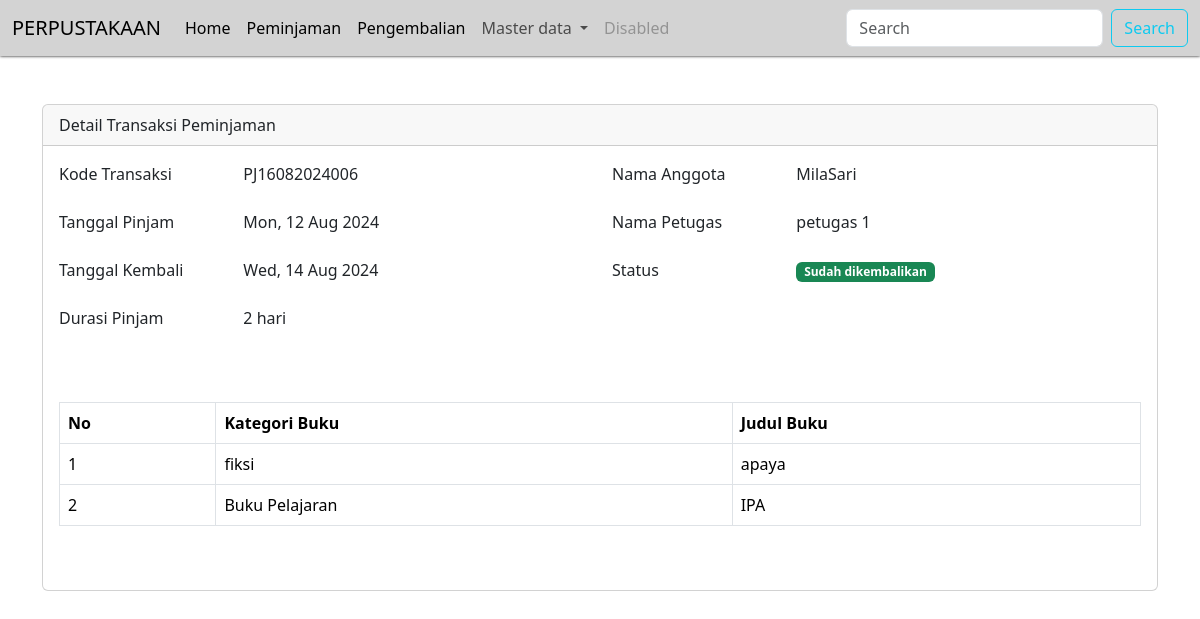
/?pg=tambah-peminjaman&detail=10, run on the app's committed database.
### tables this page shows
CREATE TABLE `peminjaman` (
  `id` int(11) NOT NULL,
  `id_anggota` int(11) NOT NULL,
  `id_user` int(11) NOT NULL,
  `kode_transaksi` varchar(30) NOT NULL,
  `tgl_pinjam` date NOT NULL,
  `tgl_kembali` date NOT NULL,
  `status` tinyint(11) NOT NULL,
  `created_at` timestamp NOT NULL DEFAULT current_timestamp(),
  `updated_at` timestamp NOT NULL DEFAULT current_timestamp() ON UPDATE current_timestamp(),
  `deleted_at` tinyint(1) DEFAULT 0
);

CREATE TABLE `anggota` (
  `id` int(11) NOT NULL,
  `nisn` varchar(16) NOT NULL,
  `nama_lengkap` varchar(50) NOT NULL,
  `jenis_kelamin` enum('Laki-laki','Perempuan') NOT NULL,
  `no_telp` varchar(13) NOT NULL,
  `alamat` text NOT NULL,
  `created_at` timestamp NOT NULL DEFAULT current_timestamp(),
  `update_at` timestamp NOT NULL DEFAULT current_timestamp() ON UPDATE current_timestamp()
);

CREATE TABLE `user` (
  `id` int(11) NOT NULL,
  `id_level` int(11) NOT NULL,
  `nama_lengkap` varchar(50) NOT NULL,
  `email` varchar(50) NOT NULL,
  `password` varchar(100) NOT NULL,
  `created_at` timestamp NOT NULL DEFAULT current_timestamp(),
  `updated_at` timestamp NOT NULL DEFAULT current_timestamp() ON UPDATE current_timestamp()
);

CREATE TABLE `detail_peminjaman` (
  `id` int(11) NOT NULL,
  `id_peminjaman` int(11) NOT NULL,
  `id_buku` int(11) NOT NULL,
  `id_kategori` int(11) NOT NULL
);

CREATE TABLE `kategori` (
  `id` int(11) NOT NULL,
  `nama_kategori` varchar(50) NOT NULL,
  `keterangan` text NOT NULL,
  `created_at` timestamp NOT NULL DEFAULT current_timestamp(),
  `updated_at` timestamp NOT NULL DEFAULT current_timestamp() ON UPDATE current_timestamp()
);

CREATE TABLE `buku` (
  `id` int(11) NOT NULL,
  `id_kategori` int(11) NOT NULL,
  `judul` varchar(50) NOT NULL,
  `jumlah` int(11) NOT NULL,
  `penerbit` varchar(50) NOT NULL,
  `tahun_terbit` varchar(5) NOT NULL,
  `penulis` varchar(100) NOT NULL,
  `created_at` timestamp NOT NULL DEFAULT current_timestamp(),
  `updated_at` timestamp NOT NULL DEFAULT current_timestamp() ON UPDATE current_timestamp()
);

### content/tambah-peminjaman.php (the view, shortened to what this page needs)
<?php
if (isset($_GET['detail'])) {
    $id = $_GET['detail'];
    $Detail = mysqli_query($koneksi, "SELECT anggota.nama_lengkap as nama_anggota, peminjaman.*, user.nama_lengkap FROM peminjaman LEFT JOIN anggota ON anggota.id = peminjaman.id_anggota LEFT JOIN user ON user.id WHERE peminjaman.id = '$id'");
    $rowDetail = mysqli_fetch_assoc($Detail);
    $tanggal_pinjam = $rowDetail['tgl_pinjam'];
    $tanggal_kembali = $rowDetail['tgl_kembali'];
    $date_pinjam = new DateTime($tanggal_pinjam);
    $date_kembali = new DateTime($tanggal_kembali);
    $interval = $date_pinjam->diff($date_kembali);
    $queryDetail = mysqli_query($koneksi, "SELECT * FROM detail_peminjaman LEFT JOIN buku ON buku.id = detail_peminjaman.id_buku LEFT JOIN kategori ON kategori.id = buku.id_kategori  WHERE id_peminjaman='$id'");
}
?>
<?php if (isset($_GET['detail'])): ?>
    <div class="container mt-5">
        <div class="row">
            <div class="col-sm-12">
                <div class="card">
                    <div class="card-header">Detail Transaksi Peminjaman</div>
                    <div class="card-body">
                        <div class="mb-3 row">
                            <div class="col-sm-6">
                                <div class="row mb-3">
                                    <div class="col-sm-4">
                                        <label for="" class="form-label">Kode Transaksi</label>
                                    </div>
                                    <div class="col-sm-8">
                                        <?php echo $rowDetail['kode_transaksi'] ?>
                                    </div>
                                </div>
                                <div class="row mb-3">
                                    <div class="col-sm-4">
                                        <label for="" class="form-label">Tanggal Pinjam</label>
                                    </div>
                                    <div class="col-sm-8">
                                        <?php echo date('D, d M Y', strtotime($rowDetail['tgl_pinjam'])) ?>
                                    </div>
                                </div>
                                <div class="row mb-3">
                                    <div class="col-sm-4">
                                        <label for="" class="form-label">Tanggal Kembali</label>
                                    </div>
                                    <div class="col-sm-8">
                                        <?php echo date('D, d M Y', strtotime($rowDetail['tgl_kembali'])) ?>
                                    </div>
                                </div>
                                <div class="row mb-3">
                                    <div class="col-sm-4">
                                        <label for="" class="form-label">Durasi Pinjam</label>
                                    </div>
                                    <div class="col-sm-8"> <?php echo  $interval->days . " hari" ?> </div>
                                </div>
                            </div>
                            <div class="col-sm-6">
                                <div class="row mb-3">
                                    <div class="col-sm-4">
                                        <label for="" class="form-label">Nama Anggota</label>
                                    </div>
                                    <div class="col-sm-8">
                                        <?php echo $rowDetail['nama_anggota'] ?>
                                    </div>
                                </div>
                                <div class="row mb-3">
                                    <div class="col-sm-4">
                                        <label for="" class="form-label">Nama Petugas</label>
                                    </div>
                                    <div class="col-sm-8">
                                        <?php echo $rowDetail['nama_lengkap'] ?>
                                    </div>
                                </div>
                                <div class="row mb-3">
                                    <div class="col-sm-4">
                                        <label for="" class="form-label">Status</label>
                                    </div>
                                    <div class="col-sm-8">
                                        <?php echo getStatus($rowDetail['status']) ?>
                                    </div>
                                </div>
                            </div>
                        </div>
                        <div class="mb-5 mt-5">
                            <table class="table table-bordered">
                                <tr>
                                    <th>No</th>
                                    <th>Kategori Buku</th>
                                    <th>Judul Buku</th>
                                </tr>
                                <?php $no = 1;
                                while ($rowDetail = mysqli_fetch_assoc($queryDetail)): ?>
                                    <tr>
                                        <td><?php echo $no++ ?></td>
                                        <td><?php echo $rowDetail['nama_kategori'] ?></td>
                                        <td><?php echo $rowDetail['judul'] ?></td>
                                    </tr>
                                <?php endwhile ?>
                            </table>
                        </div>
                    </div>
                </div>
            </div>
        </div>
    </div>
<?php endif ?>

### data on the page
peminjaman: kode_transaksi "PJ16082024006", tgl_pinjam "Mon, 12 Aug 2024", tgl_kembali "Wed, 14 Aug 2024", tgl_pinjam+tgl_kembali "2"
anggota: nama_lengkap "MilaSari"
user: nama_lengkap "petugas 1"
detail_peminjaman: id_kategori.nama_kategori "fiksi", id_buku.judul "apaya"
detail_peminjaman: id_kategori.nama_kategori "Buku Pelajaran", id_buku.judul "IPA"
